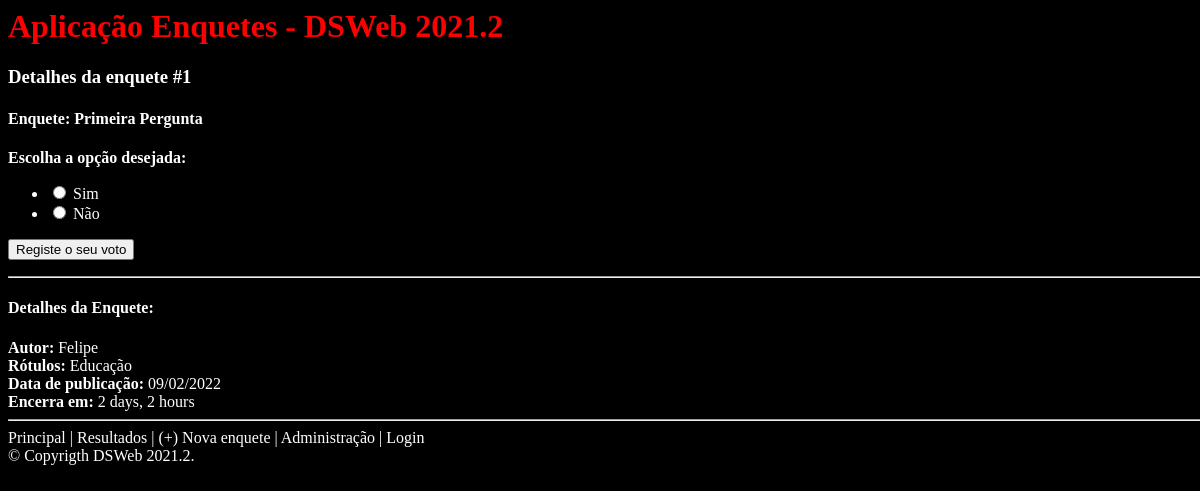
Screenshot of /enquetes/1/ with the database file from the repository.
### enquetes/models.py (models this page shows, shortened)
class Pergunta(models.Model):
    texto = models.CharField(max_length=200, unique=True)
    data_publicacao = models.DateTimeField('Data de publicação')
    data_encerramento = models.DateField('Encerramento', null=True)
    imagem = models.ImageField(upload_to='enquetes', null=True, blank=True)
    rotulos = models.ManyToManyField(Rotulo, verbose_name='Rótulos')
    autor = models.ForeignKey(Autor, on_delete=models.CASCADE, null=True)
    def publicada_recentemente(self):
        agora = timezone.now()
        return agora-datetime.timedelta(days=1) <= self.data_publicacao <= agora
    publicada_recentemente.admin_order_field = 'data_publicacao'
    publicada_recentemente.boolean = True
    publicada_recentemente.short_description = 'É recente?'

class Opcao(models.Model):
    texto = models.CharField(max_length=100)
    votos = models.IntegerField(default=0)
    pergunta = models.ForeignKey(Pergunta, on_delete=models.CASCADE)
    class Meta:
        verbose_name_plural = "Opções"

class Autor(models.Model):
    nome = models.CharField(max_length=80)
    genero = models.CharField(max_length=100, null=True)
    descricao = models.TextField()
    usuario = models.OneToOneField(
        settings.AUTH_USER_MODEL,
        on_delete=models.CASCADE,
        null = True
    )
    class Meta:
        verbose_name_plural = 'Autores'

class Rotulo(models.Model):
    titulo = models.CharField(max_length=20)
    class Meta:
        verbose_name_plural = 'Rótulos'

### enquetes/views.py (the view)
# urls.py: path('<int:pk>/', views.DetalhesView.as_view(), name="detalhes"),
class DetalhesView(generic.View):
    def get(self, request, *args, **kwargs):
        id_enquete = kwargs['pk']
        pergunta = get_object_or_404(Pergunta, pk = id_enquete)
        if pergunta.data_publicacao > timezone.now():
            raise Http404
        if pergunta.data_encerramento < timezone.now().date():
            opcoes = pergunta.opcao_set.all().order_by('-votos')
            contexto = {'pergunta': pergunta, 'opcoes': opcoes}
            return render(request, 'enquetes/final.html', contexto)
        return render(request, 'enquetes/enquete.html', {'pergunta': pergunta})

### enquetes/templates/enquetes/enquete.html (shortened to what this page needs)
{% extends 'enquetes/base.html' %}
{% load static %}
{% block titulo %}<h3>Detalhes da enquete #{{ pergunta.id }}</h3>{% endblock %}
{% block conteudo %}
         <h4>Enquete: {{ pergunta.texto | title }}</h4>
    <b>Escolha a opção desejada:</b><br/>
    <form method="post" action="{% url 'enquetes:votacao' pergunta.id %}">
        <ul>
            {% for opcao in pergunta.opcao_set.all %}
                <li>
                    <input type="radio" name="opcao" value="{{ opcao.id }}"
                           id="opcao{{ forloop.counter }}">
                    <label for="opcao{{ forloop.counter }}">
                        {{ opcao.texto }}
                    </label>
                </li>
            {% endfor %}
        </ul>
        <input type="submit" value="Registe o seu voto">
    </form>
    <hr/>
    <h4>Detalhes da Enquete:</h4>
    <b>Autor:</b>
    <a href="{% url 'enquetes:autor' pergunta.autor.id %}">
        {{ pergunta.autor.nome }}
    </a><br/>
    <b>Rótulos:</b>
    {% for rotulo in pergunta.rotulos.all %}
        <a href="{% url 'enquetes:rotulo' rotulo.id %}">
        {{ rotulo.titulo }}</a>
    {% endfor %}<br/>
    <b>Data de publicação:</b>
    {{ pergunta.data_publicacao | date:"d/m/Y"}}<br/>
    <b>Encerra em: </b>
    {{ pergunta.data_encerramento | timeuntil }}<br/>
{% endblock %}

### static/enquetes/css/styles.css (style rules this page uses)
body { height: 100%; width: 100%; background-color: black; position: absolute; color: white; }
a { text-decoration: none; color: white; }

### rows the page displays
Pergunta: id "1", texto "Primeira Pergunta", autor.nome "Felipe", data_publicacao "09/02/2022", data_encerramento "2 days, 2 hours"
Opcao: texto "Sim"
Opcao: texto "Não"
Rotulo: titulo "Educação"
